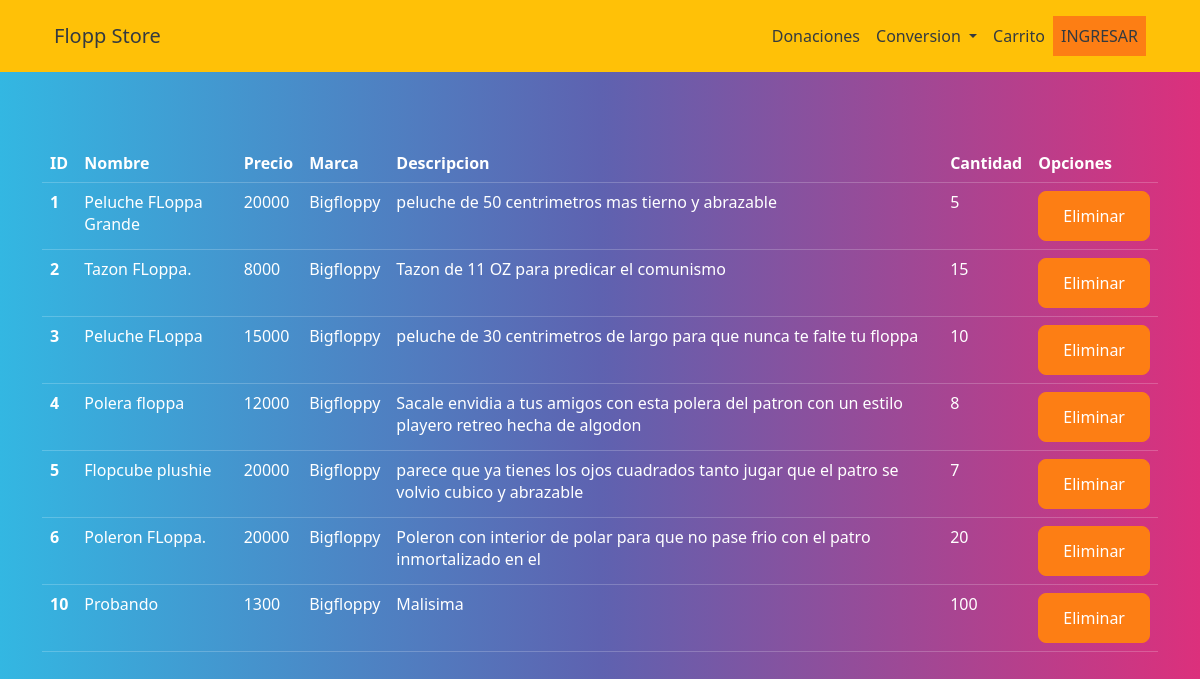
The page /list_product/ on the database its author committed.
### core/models.py (models this page shows, shortened)
class Producto(models.Model):
    nombre = models.CharField(max_length=100, null=True)
    precio = models.IntegerField()
    descripcion = models.CharField(max_length=200, null=True)
    marca = models.CharField(max_length=100, null=True)
    cantidad = models.IntegerField()
    img = models.ImageField()

### core/views.py (the view)
# urls.py: path('list_product/', list_productos, name="list_product"),
def list_productos(request):
    productos = Producto.objects.all()
    return render(request, 'list_productos.html', {'productos': productos})

### template/list_productos.html
{% extends 'base.html' %}
{% load static %}
{% block content %}
<br><br><br>
<div class="container">
    <table class="table table-hover table-responsive">
        <thead>
          <tr>
            <th scope="col">ID</th>
            <th scope="col">Nombre</th>
            <th scope="col">Precio</th>
            <th scope="col">Marca</th>
            <th scope="col">Descripcion</th>
            <th scope="col">Cantidad</th>
            <th scope="col">Opciones</th>
          </tr>
        </thead>
        <tbody>
            {% for p in productos %}
            <tr>
                <th scope="row">{{p.id}}</th>
                <td>{{p.nombre}}</td>
                <td>{{p.precio}}</td>
                <td>{{p.marca}}</td>
                <td>{{p.descripcion}}</td>
                <td>{{p.cantidad}}</td>
                <td>
                    <a href="{% url 'delete_producto' p.id %}" class="btn btn-danger">Eliminar</a>
                </td>
            </tr>
            {% endfor %}
        </tbody>
    </table>
</div>
{% endblock  %}

### rows shown on the page
Producto: id "1", nombre "Peluche FLoppa Grande", precio "20000", marca "Bigfloppy", descripcion "peluche de 50 centrimetros mas tierno y abrazable", cantidad "5"
Producto: id "2", nombre "Tazon FLoppa.", precio "8000", marca "Bigfloppy", descripcion "Tazon de 11 OZ para predicar el comunismo", cantidad "15"
Producto: id "3", nombre "Peluche FLoppa", precio "15000", marca "Bigfloppy", descripcion "peluche de 30 centrimetros de largo para que nunca te falte tu floppa", cantidad "10"
Producto: id "4", nombre "Polera floppa", precio "12000", marca "Bigfloppy", descripcion "Sacale envidia a tus amigos con esta polera del patron con un estilo playero retreo hecha de algodon", cantidad "8"
Producto: id "5", nombre "Flopcube plushie", precio "20000", marca "Bigfloppy", descripcion "parece que ya tienes los ojos cuadrados tanto jugar que el patro se volvio cubico y abrazable", cantidad "7"
Producto: id "6", nombre "Poleron FLoppa.", precio "20000", marca "Bigfloppy", descripcion "Poleron con interior de polar para que no pase frio con el patro inmortalizado en el", cantidad "20"
Producto: id "10", nombre "Probando", precio "1300", marca "Bigfloppy", descripcion "Malisima", cantidad "100"
